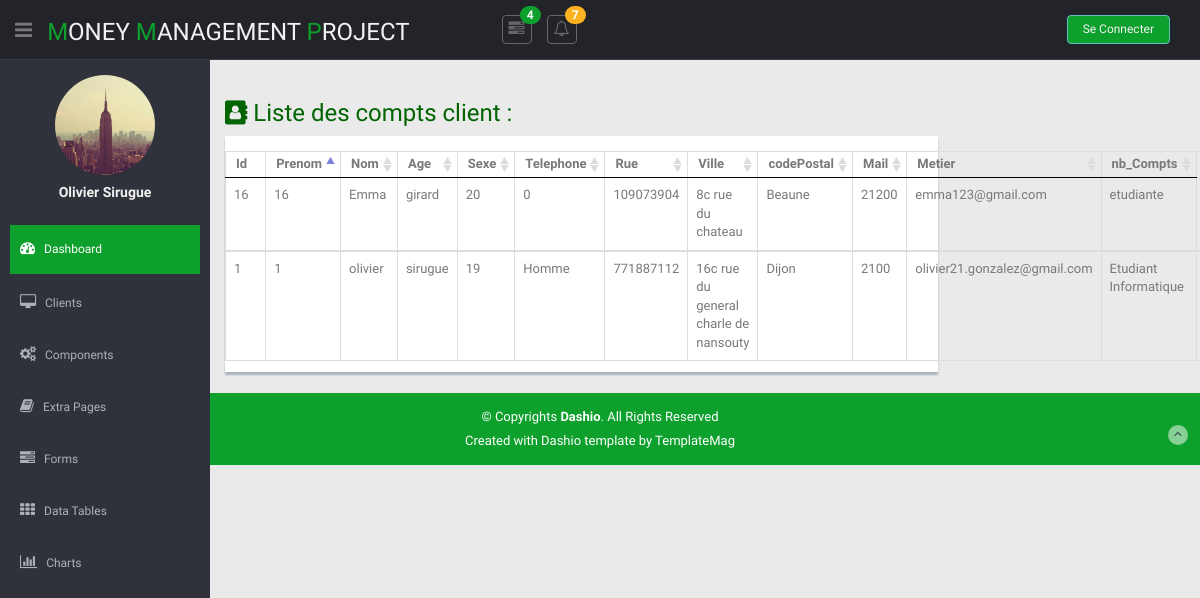
The app's page /advanced_table.php with its own data.
### tables this page shows
CREATE TABLE IF NOT EXISTS `client` (
  `id` int(255) NOT NULL AUTO_INCREMENT,
  `prenom` varchar(255) DEFAULT NULL,
  `nom` varchar(255) DEFAULT NULL,
  `age` int(3) DEFAULT '18',
  `sexe` varchar(255) DEFAULT 'M',
  `telephone` int(12) DEFAULT NULL,
  `rue` varchar(255) DEFAULT NULL,
  `ville` varchar(255) DEFAULT NULL,
  `codePostal` int(10) DEFAULT NULL,
  `mail` varchar(255) DEFAULT NULL,
  `metier` varchar(255) DEFAULT NULL,
  `nb_compts` int(3) DEFAULT '0',
  PRIMARY KEY (`id`)
);

### class-Manager/clientManager.php (called while the page is built, shortened)
<?php
require_once("../class/client.php");
class  clientManager
{
    private $_pdo;
    public function __construct(PDO $pdo)
    {
      $this->_pdo=$pdo;
    }
    public function pdo()
    {
        return $this->_pdo;
    }
    public function getList()
    {
        $clients = array();
        $request = $this->pdo()->prepare('SELECT * FROM client ORDER BY prenom, nom');
        $request->execute();
        while ($donnees = $request->fetch(PDO::FETCH_ASSOC))
        {
            $client = new Client();
            $client->hydrate($donnees);
            $clients[] = $client;
        }
        return $clients;
    }
}
?>

### class/client.php (called while the page is built, shortened)
<?php
class client
{
    private $_id;
    private $_prenom;
    private $_nom;
    private $_age;
    private $_sexe;
    private $_telephone;
    private $_rue;
    private $_ville;
    private $_codePostal;
    private $_mail;
    private $_metier;
    public function __construct($id=null, $prenom=null, $nom=null, $age=18, $sexe='M', $telephone=null, $rue=null, $ville=null, $codePostal=null, $mail=null, $metier=null, $nbCompts=0)
    {
        $this->_id = $id;
        $this->_prenom = $prenom;
        $this->_nom = $nom;
        $this->_age = $age;
        $this->_sexe = $sexe;
        $this->_telephone = $telephone;
        $this->_rue = $rue;
        $this->_ville = $ville;
        $this->_codePostal = $codePostal;
        $this->_mail = $mail;
        $this->_metier = $metier;
    }
    public function set_id($id)
    {
        $this->_id = $id;
    }
    public function set_prenom($prenom)
    {
        $this->_prenom = $prenom;
    }
    public function set_nom($nom)
    {
        $this->_nom = $nom;
    }
    public function set_age($age)
    {
        $this->_age = $age;
    }
    public function set_sexe($sexe)
    {
        $this->_sexe = $sexe;
    }
    public function set_telephone($telephone)
    {
        $this->_telephone = $telephone;
    }
    public function set_rue($rue)
    {
        $this->_rue = $rue;
    }
    public function set_ville($ville)
    {
        $this->_ville = $ville;
    }
    public function set_codePostal($codePostal)
    {
        $this->_codePostal = $codePostal;
    }
    public function set_mail($mail)
    {
        $this->_mail = $mail;
    }
    public function set_metier($metier)
    {
        $this->_metier = $metier;
    }
     public function  id()
     {
         return $this->_id;
     }
    public function  prenom()
    {
        return $this->_prenom;
    }
     public function  nom()
     {
         return $this->_nom;
     }
    public function  age()
    {
        return $this->_age;
    }
     public function  sexe()
     {
         return $this->_sexe;
     }
    public function  telephone()
    {
        return $this->_telephone;
    }
     public function  rue()
     {
         return $this->_rue;
     }
    public function  ville()
    {
        return $this->_ville;
    }
     public function  codePostal()
     {
         return $this->_codePostal;
     }
    public function  mail()
    {
        return $this->_mail;
    }
     public function  metier()
     {
         return $this->_metier;
     }
    public function hydrate(array $donnees)
    {
        foreach ($donnees as $key => $value)
        {
            $method = 'set_'.ucfirst($key);
        }
    }
}
?>

### vue-generator/clientListe.php (the view)
<?php
         require_once('../class-Manager/clientManager.php');
         include_once('../bdd/connexion_bdd.php');
        $clientManager = new clientManager($pdo);
        $res2 = $clientManager->getList();
        echo('
        <div class="content-panel">
          <div class="adv-table">
            <table cellpadding="0" cellspacing="0" border="0" class="display table table-bordered" id="hidden-table-info">
              <thead>
                <tr>
                  <th class="hidden-phone">Id</th>
                  <th class="hidden-phone">Prenom</th>
                  <th class="hidden-phone">Nom</th>
                  <th class="hidden-phone">Age</th>
                  <th class="hidden-phone">Sexe</th>
                  <th class="hidden-phone">Telephone</th>
                  <th class="hidden-phone">Rue</th>
                  <th class="hidden-phone">Ville</th>
                  <th class="hidden-phone">codePostal</th>
                  <th class="hidden-phone">Mail</th>
                  <th class="hidden-phone">Metier</th>
                  <th class="hidden-phone">nb_Compts</th>
                </tr>
              </thead>');
              foreach ($res2 as $val)
              {
                  echo("<tbody> <tr>
                  <td>".$val->id()."</td>
                  <td>".$val->id()."</td>
                  <td>".$val->prenom()."</td>
                  <td>".$val->nom()."</td>
                  <td>".$val->age()."</td>
                  <td>".$val->sexe()."</td>
                  <td>".$val->telephone()."</td>
                  <td>".$val->rue()."</td>
                  <td>".$val->ville()."</td>
                  <td>".$val->codePostal()."</td>
                  <td>".$val->mail()."</td>
                  <td>".$val->metier()."</td>
                  <td>".$val->nbCompts()."</td>
                  </tr> </tbody>");
              }
              echo('</tbody>
            </table>
          </div>
        </div>');
?>

### advanced_table.php (shortened to what this page needs)
<!DOCTYPE html>
<html lang="fr">
<head>
  <link href="lib/bootstrap/css/bootstrap.min.css" rel="stylesheet">
  <link href="lib/font-awesome/css/font-awesome.css" rel="stylesheet" />
  <link href="lib/advanced-datatable/css/demo_page.css" rel="stylesheet" />
  <link href="lib/advanced-datatable/css/demo_table.css" rel="stylesheet" />
  <link rel="stylesheet" href="lib/advanced-datatable/css/DT_bootstrap.css" />
  <link href="css/style.css" rel="stylesheet">
  <link href="css/style-responsive.css" rel="stylesheet">
</head>
<body>
  <section id="container">
    <header class="header black-bg">
      <div class="sidebar-toggle-box">
        <div class="fa fa-bars tooltips" data-placement="right" data-original-title="Toggle Navigation"></div>
      </div>
      <a href="index.php" class="logo"><span>M</span>oney <span>M</span>anagement <span>P</span>roject</a>
      <div class="nav notify-row" id="top_menu">
        <ul class="nav top-menu">
          <li class="dropdown">
            <a data-toggle="dropdown" class="dropdown-toggle" href="index.html#">
              <i class="fa fa-tasks"></i>
              <span class="badge bg-theme">4</span>
              </a>
          </li>
          <li id="header_notification_bar" class="dropdown">
            <a data-toggle="dropdown" class="dropdown-toggle" href="index.html#">
              <i class="fa fa-bell-o"></i>
              <span class="badge bg-warning">7</span>
              </a>
          </li>
        </ul>
      </div>
      <div class="top-menu">
        <ul class="nav pull-right top-menu">
          <li><a class="logout" href="login.html">Se Connecter</a></li>
        </ul>
      </div>
    </header>
    <aside>
      <div id="sidebar" class="nav-collapse ">
        <ul class="sidebar-menu" id="nav-accordion">
          <p class="centered"><a href="index.php"><img src="img/ny.jpg" class="img-circle" width="100"></a></p>
          <h5 class="centered">Olivier Sirugue</h5>
          <li class="mt">
            <a class="active" href="index.php">
              <i class="fa fa-dashboard"></i>
              <span>Dashboard</span>
              </a>
          </li>
          <li class="sub-menu">
            <a href="javascript:;">
              <i class="fa fa-desktop"></i>
              <span>Clients</span>
              </a>
          </li>
          <li class="sub-menu">
            <a href="javascript:;">
              <i class="fa fa-cogs"></i>
              <span>Components</span>
              </a>
          </li>
          <li class="sub-menu">
            <a href="javascript:;">
              <i class="fa fa-book"></i>
              <span>Extra Pages</span>
              </a>
          </li>
          <li class="sub-menu">
            <a href="javascript:;">
              <i class="fa fa-tasks"></i>
              <span>Forms</span>
              </a>
          </li>
          <li class="sub-menu">
            <a href="javascript:;">
              <i class="fa fa-th"></i>
              <span>Data Tables</span>
              </a>
          </li>
          <li class="sub-menu">
            <a href="javascript:;">
              <i class=" fa fa-bar-chart-o"></i>
              <span>Charts</span>
              </a>
          </li>
        </ul>
      </div>
    </aside>
    <section id="main-content">
      <section class="wrapper">
        <div class="row">
          <div class="col-lg-9 main-chart">
        <h3 class="text-green "><i class="fa fas fa-address-book"></i> Liste des compts client :</h3>
        <?php require_once("../vue-generator/clientListe.php"); ?>
        </div>
        </div>
      </section>
    </section>
    <footer class="site-footer">
      <div class="text-center">
        <p>
          &copy; Copyrights <strong>Dashio</strong>. All Rights Reserved
        </p>
        <div class="credits">
          Created with Dashio template by <a href="https://templatemag.com/">TemplateMag</a>
        </div>
        <a href="advanced_table.html#" class="go-top">
          <i class="fa fa-angle-up"></i>
          </a>
      </div>
    </footer>
  </section>
</body>
</html>

### css/style.css (style rules this page uses)
body { color: #797979; background: #eaeaea; font-family: 'Ruda', sans-serif; padding: 0px !important; margin: 0px !important; font-size:13px; }
ul li { list-style: none; }
a, a:hover, a:focus { text-decoration: none; outline: none; }
#container { width: 100%; height: 100%; }
.bg-theme { background-color: #0ea02c; }
.centered { text-align: center; }
.mt { margin-top: 25px; }
ul.top-menu > li > .logout { color: #f2f2f2; font-size: 12px; border-radius: 4px; -webkit-border-radius: 4px; border: 1px solid #64c3c2 !important; padding: 5px 15px; margin-right: 15px; background: #0ea02c; margin-top: 15px; }
#sidebar { width: 210px; height: 100%; position: fixed; background: #2f323a; }
#sidebar h5 { color: #f2f2f2; font-weight: 700; }
#sidebar ul li { position: relative; }
ul.sidebar-menu , ul.sidebar-menu li ul.sub { margin: -2px 0 0; padding: 0; }
ul.sidebar-menu { margin-top: 75px; }
ul.sidebar-menu li { margin-bottom: 5px; margin-left:10px; margin-right:10px; }
ul.sidebar-menu li.sub-menu { line-height: 15px; }
ul.sidebar-menu li a span { display: inline-block; }
ul.sidebar-menu li a { color: #aeb2b7; text-decoration: none; display: block; padding: 15px 0 15px 10px; font-size: 12px; outline: none; -webkit-transition: all 0.3s ease; -moz-transition: all 0.3s ease; -o-transition: all 0.3s ease; -ms-transition: all 0.3s ease; transition: all 0.3s ease; }
ul.sidebar-menu li a.active, ul.sidebar-menu li a:hover, ul.sidebar-menu li a:focus { background: #0ea02c; color: #fff; display: block; -webkit-transition: all 0.3s ease; -moz-transition: all 0.3s ease; -o-transition: all 0.3s ease; -ms-transition: all 0.3s ease; transition: all 0.3s ease; }
ul.sidebar-menu li a i { font-size: 15px; padding-right: 6px; }
ul.sidebar-menu li a.active i { color: #fff; }
#main-content { margin-left: 210px; }
.header, .footer { min-height: 60px; padding: 0 15px; }
.header { position: fixed; left: 0; right: 0; z-index: 1002; }
.black-bg { background: #22242a; border-bottom: 1px solid #393d46; }
.wrapper { display: inline-block; margin-top: 60px; padding-left: 15px; padding-right: 15px; padding-bottom: 15px; padding-top: 0px; width: 100%; }
a.logo { font-size: 24px; color: #f2f2f2; float: left; margin-top: 15px; text-transform: uppercase; }
a.logo span { color: #0ea02c; }
#top_menu .nav > li, ul.top-menu > li { float: left; }
.notify-row { float: left; margin-top: 15px; margin-left: 92px; }
ul.top-menu > li > a { color: #666666; font-size: 16px; border-radius: 4px; -webkit-border-radius: 4px; border:1px solid #666666 !important; padding: 2px 6px; margin-right: 15px; }
.notify-row .badge { position: absolute; right: -10px; top: -10px; z-index: 100; }
.sidebar-toggle-box { float: left; padding-right: 15px; margin-top: 20px; }
.sidebar-toggle-box .fa-bars { cursor: pointer; display: inline-block; font-size: 20px; }
.main-chart { padding-top: 20px; }
.content-panel { background: #ffffff; box-shadow: 0px 3px 2px #aab2bd; padding-top: 15px; padding-bottom: 5px; }
.badge.bg-warning { background: #FCB322; }
.site-footer { background: #0ea02c; color: #fff; padding: 15px 0; }
.site-footer p { margin-bottom: 5px; }
.credits, .credits a { color: #fff; }
.go-top { margin-right: 1%; margin-top: -25px; float: right; background: rgba(255,255,255,.5); width: 20px; height: 20px; border-radius: 50%; -webkit-border-radius: 50%; }
.go-top i { color: #2A3542; }
.text-green { color:darkgreen; }

### records on screen
client: id "16", prenom "Emma", nom "girard", age "20", sexe "0", telephone "109073904", rue "8c rue du chateau", ville "Beaune", codePostal "21200", mail "emma123@gmail.com", metier "etudiante"
client: id "1", prenom "olivier", nom "sirugue", age "19", sexe "Homme", telephone "771887112", rue "16c rue du general charle de nansouty", ville "Dijon", codePostal "2100", mail "olivier21.gonzalez@gmail.com", metier "Etudiant Informatique"
